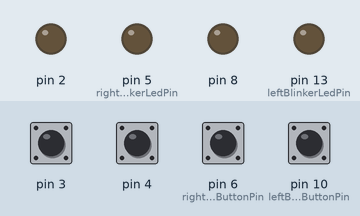
The sketch below on a simulated Arduino Uno, built with avr-gcc and run on an emulated ATmega328P. On the bench: output pins drawn as LEDs (lit = HIGH). Dashed ring = blinking. Inputs (shaded band) come from the test bench; at power-on: pin 3, pin 4, pin 6 (rightBlinkerButtonPin), pin 10 (leftBlinkerButtonPin) HIGH.

Above: at 1.2 s.
1.3 s: pin 6 (rightBlinkerButtonPin) pulled LOW for 0.15 s
At 1.65 s:
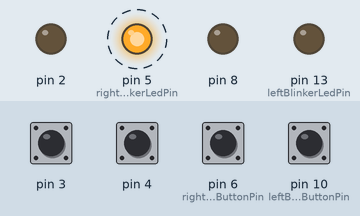
4.4 s: pin 10 (leftBlinkerButtonPin) pulled LOW for 1 s
At 5.6 s:
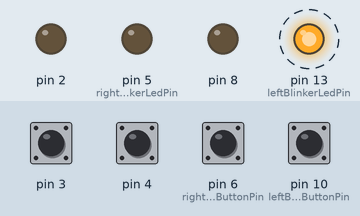
8.4 s: pin 3 pulled LOW for 0.15 s
At 8.5 s:
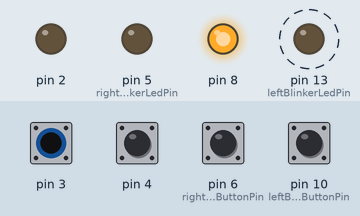
11.4 s: pin 4 pulled LOW for 0.15 s
At 11.99 s:
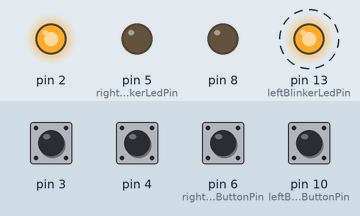
14.4 s: pin 3 pulled LOW for 1 s
At 15.19 s:
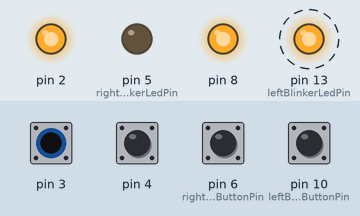
17.4 s: pin 4 pulled LOW for 1 s
At 19.19 s:
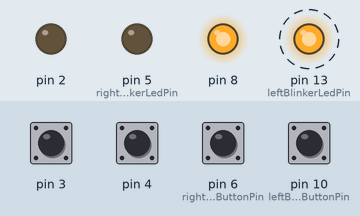
Timing chart, 0 to 22.4 s (numbered marks = the images above; inputs shaded):
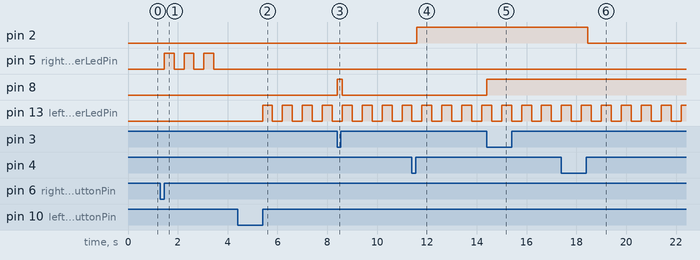

Measured:
- after the input at 1.3 s, pin 5 (rightBlinkerLedPin): alternates HIGH for 0.40 s and LOW for 0.40 s, 6 changes in all, then stays LOW, starting after 0.15 s
- after the input at 4.4 s, pin 13 (leftBlinkerLedPin): alternates HIGH for 0.40 s and LOW for 0.40 s, starting after 1.0 s
- after the input at 8.4 s, pin 8: LOW → HIGH at once, → LOW 0.20 s later
- after the input at 11.4 s, pin 2: LOW → HIGH after 0.20 s
- after the input at 14.4 s, pin 8: LOW → HIGH at once
- after the input at 17.4 s, pin 2: HIGH → LOW after 1.1 s

The sketch:

motor-control.ino
```cpp
#include <Timer.h>
#include "motor.h"

/**
 * Notities:
 *  - Buttons worden verwacht opgezet te worden als INPUT_PULLUP, oftewel LOW betekent ingedrukt.
 *    https://docs.arduino.cc/learn/microcontrollers/digital-pins#properties-of-pins-configured-as-input_pullup
 */

Timer t;

int registerBlink(int pin, int type);

const int leftBlinkerButtonPin = 10;
const int leftBlinkerLedPin =  13;
const int rightBlinkerButtonPin = 6;
const int rightBlinkerLedPin =  5;
const int lightSwitchLed = 2;
const int lightSwitchButton = 4;
const int bigLightLed = 8;
const int bigLightButton = 3;

ButtonPulseControlledLed leftBlinker(leftBlinkerLedPin, leftBlinkerButtonPin, &t, registerBlink);
ButtonPulseControlledLed rightBlinker(rightBlinkerLedPin, rightBlinkerButtonPin, &t, registerBlink);
ButtonControlledStatefulLed lightSwitch(lightSwitchLed, lightSwitchButton);
ButtonControlledDualStatefulLed bigLightSwitch(bigLightLed, bigLightButton);

void setup() {
  Serial.begin(9600);

  leftBlinker.setup();
  rightBlinker.setup();
  lightSwitch.setup();
  bigLightSwitch.setup();
}

void loop() {
  leftBlinker.checkPulse();
  rightBlinker.checkPulse();
  lightSwitch.checkButton();
  bigLightSwitch.checkButton();
  t.update();
}

int registerBlink(int pin, int type)
{
  if (type == 2) {
    if (pin == leftBlinkerLedPin) rightBlinker.emergencyBlinking();
    if (pin == rightBlinkerLedPin) leftBlinker.emergencyBlinking();
    return t.oscillate(pin, 400, LOW, -1);
  }
  if (pin == leftBlinkerLedPin) rightBlinker.stopBlinking();
  if (pin == rightBlinkerLedPin) leftBlinker.stopBlinking();
  if (type == 0) return t.oscillate(pin, 400, LOW, 3);
  if (type == 1) return t.oscillate(pin, 400, LOW, 30);
  return -1;
}
```

moter.cpp
```cpp
#include "motor.h"

ButtonControlledLed::ButtonControlledLed(int ledPin, int buttonPin) {
    _ledPin = ledPin;
    _buttonPin = buttonPin;
}

void ButtonControlledLed::setup(void) {
    pinMode(_ledPin, OUTPUT);
    pinMode(_buttonPin, INPUT_PULLUP);
}

ButtonPulseControlledLed::ButtonPulseControlledLed(int ledPin, int buttonPin, Timer *timer, int (*pulseAction)(int, int))
      : ButtonControlledLed(ledPin, buttonPin) {
    _timer = timer;
    _pulseAction = *pulseAction;
}

void ButtonPulseControlledLed::checkPulse(void) {
  if (digitalRead(_buttonPin) == LOW) {
    if (_buttonActive == false) {
      _buttonActive = true;
      _buttonTimer = millis();
    }
  } else if (_buttonActive == true) {
    stopBlinking();
    if (millis() - _buttonTimer < 500) _eventIndex = (*_pulseAction)(_ledPin, 0);
    else if (millis() - _buttonTimer > 1500) _eventIndex = (*_pulseAction)(_ledPin, 2);
    else _eventIndex = (*_pulseAction)(_ledPin, 1);
    _buttonActive = false;
  }
}

void ButtonPulseControlledLed::stopBlinking(void) {
    if (_eventIndex == -1) return;
    (*_timer).stop(_eventIndex);
    digitalWrite(_ledPin, LOW);
    _eventIndex = -1;
}

void ButtonPulseControlledLed::emergencyBlinking() {
  stopBlinking();
  _eventIndex = (*_timer).oscillate(_ledPin, 400, LOW, -1);
}

ButtonControlledStatefulLed::ButtonControlledStatefulLed(int ledPin, int buttonPin) : ButtonControlledLed(ledPin, buttonPin) {}

void ButtonControlledStatefulLed::checkButton() {
    if (digitalRead(_buttonPin) == LOW) {
        _buttonActive = true;
        _debounceTime = millis();
    }
    if (digitalRead(_buttonPin) == HIGH && _buttonActive && millis() - _debounceTime > 50) {
        _buttonActive = false;
        _state = !_state;
        digitalWrite(_ledPin, _state);
    }
}

ButtonControlledDualStatefulLed::ButtonControlledDualStatefulLed(int ledPin, int buttonPin)
      : ButtonControlledLed(ledPin, buttonPin) {}

void ButtonControlledDualStatefulLed::checkButton() {
    if (digitalRead(_buttonPin) == LOW) {
        if (!_buttonActive) _buttonTimer = millis();
        _buttonActive = true;
        _debounceTime = millis();
    }
    // Flip flop state of the button.
    if (_buttonActive) {
      digitalWrite(_ledPin, HIGH);
    }
    if (digitalRead(_buttonPin) == HIGH && _buttonActive && millis() - _debounceTime > 50) {
        _buttonActive = false;
        if ( millis() - _buttonTimer > 1000) {
          _state = !_state;
          digitalWrite(_ledPin, _state);
        } else {
          digitalWrite(_ledPin, LOW);
        }
    }
}
```

motor.h
```cpp
#include <Arduino.h>
#include <Timer.h>

class ButtonControlledLed {
public:
    ButtonControlledLed(int ledPin, int buttonPin);
    void setup(void);
    int ledPin() const { return _ledPin; }
protected:
    bool _buttonActive = false;
    int _ledPin;
    int _buttonPin;
};

class ButtonPulseControlledLed : public ButtonControlledLed
{
public:
    ButtonPulseControlledLed(int ledPin, int buttonPin, Timer *timer, int (*pulseAction)(int, int));
    void checkPulse(void);
    void stopBlinking(void);
    void emergencyBlinking(void);
protected:
    unsigned long _buttonTimer = 0;
    Timer *_timer;
    int _eventIndex = -1;
    int (*_pulseAction)(int, int);
};

class ButtonControlledDualStatefulLed : public ButtonControlledLed
{
public:
    ButtonControlledDualStatefulLed(int ledPin, int buttonPin);
    void checkButton(void);
private:
    unsigned long _buttonTimer = 0;
    unsigned long _debounceTime;
    int _state = 0;
};

class ButtonControlledStatefulLed : public ButtonControlledLed
{
public:
    ButtonControlledStatefulLed(int ledPin, int buttonPin);
    void checkButton();
private:
    unsigned long _debounceTime;
    int _state = 0;
};
```
